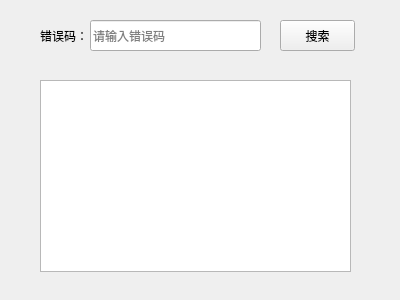
<?xml version="1.0" encoding="UTF-8"?>
<ui version="4.0">
 <class>Form</class>
 <widget class="QWidget" name="Form">
  <property name="geometry">
   <rect>
    <x>0</x>
    <y>0</y>
    <width>400</width>
    <height>300</height>
   </rect>
  </property>
  <property name="windowTitle">
   <string>运通智能模块错误码查询</string>
  </property>
  <widget class="QLineEdit" name="lineEdit">
   <property name="geometry">
    <rect>
     <x>90</x>
     <y>20</y>
     <width>171</width>
     <height>31</height>
    </rect>
   </property>
   <property name="text">
    <string/>
   </property>
   <property name="placeholderText">
    <string>请输入错误码</string>
   </property>
  </widget>
  <widget class="QPushButton" name="pushButton">
   <property name="geometry">
    <rect>
     <x>280</x>
     <y>20</y>
     <width>75</width>
     <height>31</height>
    </rect>
   </property>
   <property name="text">
    <string>搜索</string>
   </property>
  </widget>
  <widget class="QLabel" name="label">
   <property name="geometry">
    <rect>
     <x>40</x>
     <y>20</y>
     <width>91</width>
     <height>31</height>
    </rect>
   </property>
   <property name="text">
    <string>错误码：</string>
   </property>
   <property name="textFormat">
    <enum>Qt::AutoText</enum>
   </property>
  </widget>
  <widget class="QTextBrowser" name="textBrowser">
   <property name="geometry">
    <rect>
     <x>40</x>
     <y>80</y>
     <width>311</width>
     <height>192</height>
    </rect>
   </property>
  </widget>
 </widget>
 <resources/>
 <connections>
  <connection>
   <sender>pushButton</sender>
   <signal>clicked()</signal>
   <receiver>Form</receiver>
   <slot>search()</slot>
   <hints>
    <hint type="sourcelabel">
     <x>333</x>
     <y>34</y>
    </hint>
    <hint type="destinationlabel">
     <x>390</x>
     <y>72</y>
    </hint>
   </hints>
  </connection>
  <connection>
   <sender>lineEdit</sender>
   <signal>returnPressed()</signal>
   <receiver>pushButton</receiver>
   <slot>click()</slot>
   <hints>
    <hint type="sourcelabel">
     <x>239</x>
     <y>38</y>
    </hint>
    <hint type="destinationlabel">
     <x>306</x>
     <y>40</y>
    </hint>
   </hints>
  </connection>
 </connections>
 <slots>
  <slot>search()</slot>
 </slots>
</ui>
